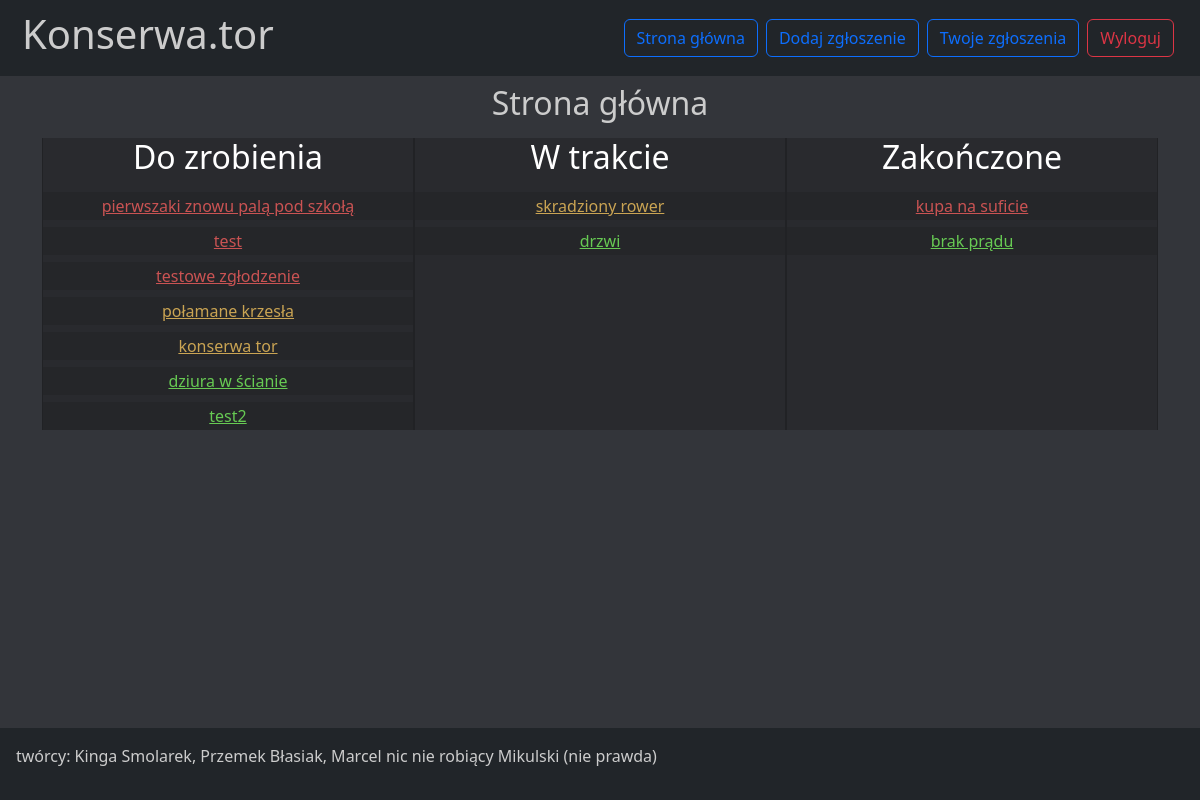
/zgloszenia/home/ (signed in), run on an earlier commit of the app's database.
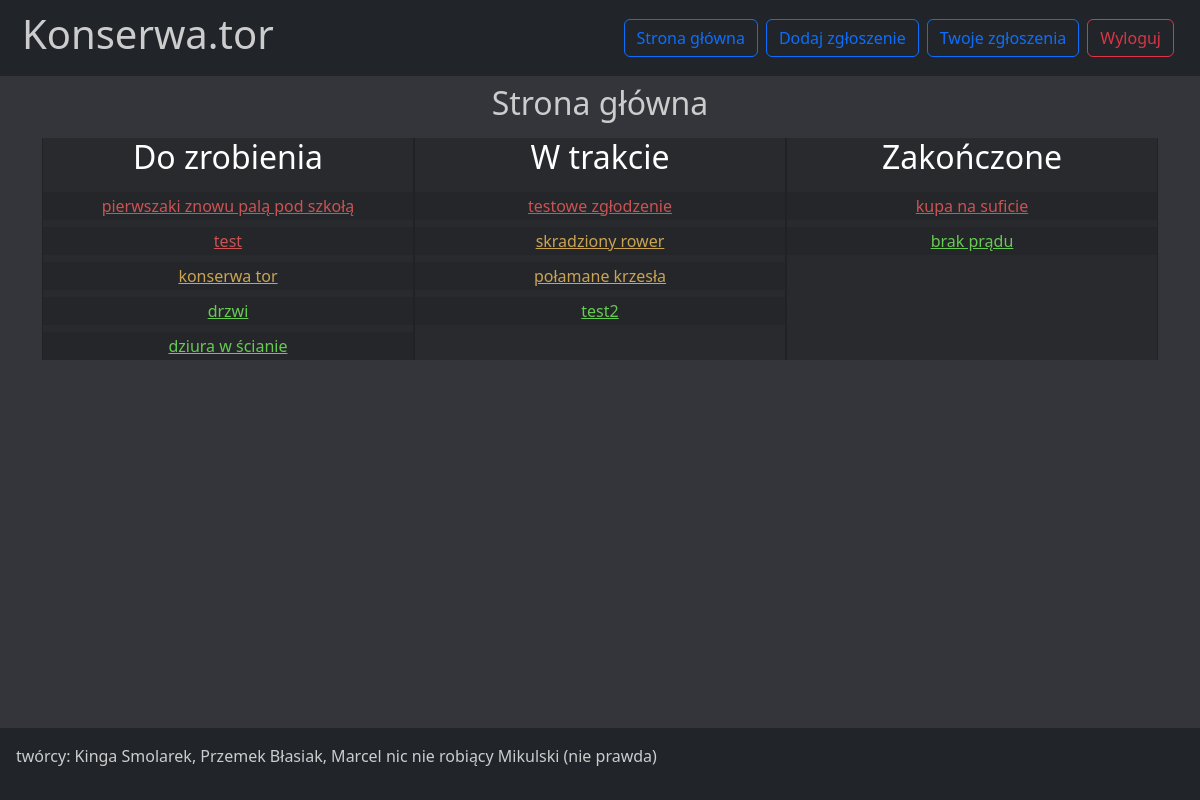
And on a later commit of the database.
### zgloszenia/models.py (models this page shows, shortened)
class Report(models.Model):
    STATUS_CHOICES = [
        ('not_done', 'Not Done'),
        ('in_progress', 'In Progress'),
        ('done', 'Done'),
    ]
    IMPORTANCE_CHOICES = [
        (1, 'Niska'),
        (2, 'Średnia'),
        (3, 'Wysoka'),
    ]
    user = models.ForeignKey(User, on_delete=models.CASCADE, default='1')
    id = models.AutoField(primary_key=True)
    title = models.CharField(max_length=150, null=False)
    description = models.TextField(max_length=500)
    foto = models.ImageField(upload_to='fotos/', null=True, blank=True)
    status_of_the_report = models.CharField(max_length=20, choices=STATUS_CHOICES, default='not_done')
    importance_of_the_report = models.IntegerField(choices=IMPORTANCE_CHOICES, default=1)

### zgloszenia/views.py (the view)
# urls.py: path('home/', home_view, name='home'),
@login_required
def home_view(request):
    if request.user.groups.filter(name='Konserwatorzy').exists():
        reports_done = Report.objects.filter(status_of_the_report='done').order_by('-importance_of_the_report')
        reports_not_done = Report.objects.filter(status_of_the_report='not_done').order_by('-importance_of_the_report')
        reports_in_progress = Report.objects.filter(status_of_the_report='in_progress').order_by('-importance_of_the_report')
        context = {
            'done_reports': reports_done,
            'not_done_reports': reports_not_done,
            'in_progress_reports': reports_in_progress
        }
        return render(request, 'conservators/home.html', context)
    elif request.user.groups.filter(name='Pracownicy').exists():
        user_id = request.user.id
        user_reports = Report.objects.filter(user_id=user_id)
        return render(request, 'employees/home.html', {'home': 'home', 'user_reports': user_reports})
    else:
        username = request.user
        logout(request)
        return render(request, 'login.html', {'form': LoginForm(), 'info':f"Użytkownik \"{username}\" nie należy do żadnej grupy"})

### zgloszenia/templates/conservators/home.html (shortened to what this page needs)
{% extends 'base.html' %}
{% block content %}
  <h2 class="text-center p-2">Strona główna</h2>
    <div class="table table-dark">
        <div id="not_done" class="column" onmouseover="over(this)">
            <h2>Do zrobienia</h2>
            {% for report in not_done_reports %}
                <p class="report" report_id="{{ report.id }}"><a href="../report?id={{ report.id }}" class=" waga{{report.importance_of_the_report}}"> {{ report.title }} </a></p>
            {% empty %}
                <p>Nie ma żadnych zgłoszeń</p>
            {% endfor %}
        </div>
        <div id="in_progress" class="column" onmouseover="over(this)">
            <h2>W trakcie</h2>
            {% for report in in_progress_reports %}
                <p class="report" report_id="{{ report.id }}"><a href="../report?id={{ report.id }}" class=" waga{{report.importance_of_the_report}}"> {{ report.title }} </a></p>
            {% empty %}
                <p>Nie ma żadnych zgłoszeń</p>
            {% endfor %}
        </div>
        <div id="done" class="column" onmouseover="over(this)">
            <h2>Zakończone</h2>
            {% for report in done_reports %}
                <p class="report" report_id="{{ report.id }}"><a href="../report?id={{ report.id }}" class=" waga{{report.importance_of_the_report}}"> {{ report.title }} </a></p>
            {% empty %}
                <p>Nie ma żadnych zgłoszeń</p>
            {% endfor %}
        </div>
    </div>
{% endblock %}

What changed in the data, as far as the page shows it:
changed Report "drzwi": moves from the list under "W trakcie" to the list under "Do zrobienia"
changed Report "testowe zgłodzenie": moves from the list under "Do zrobienia" to the list under "W trakcie"
changed Report "połamane krzesła": moves from the list under "Do zrobienia" to the list under "W trakcie"
changed Report "test2": moves from the list under "Do zrobienia" to the list under "W trakcie"
